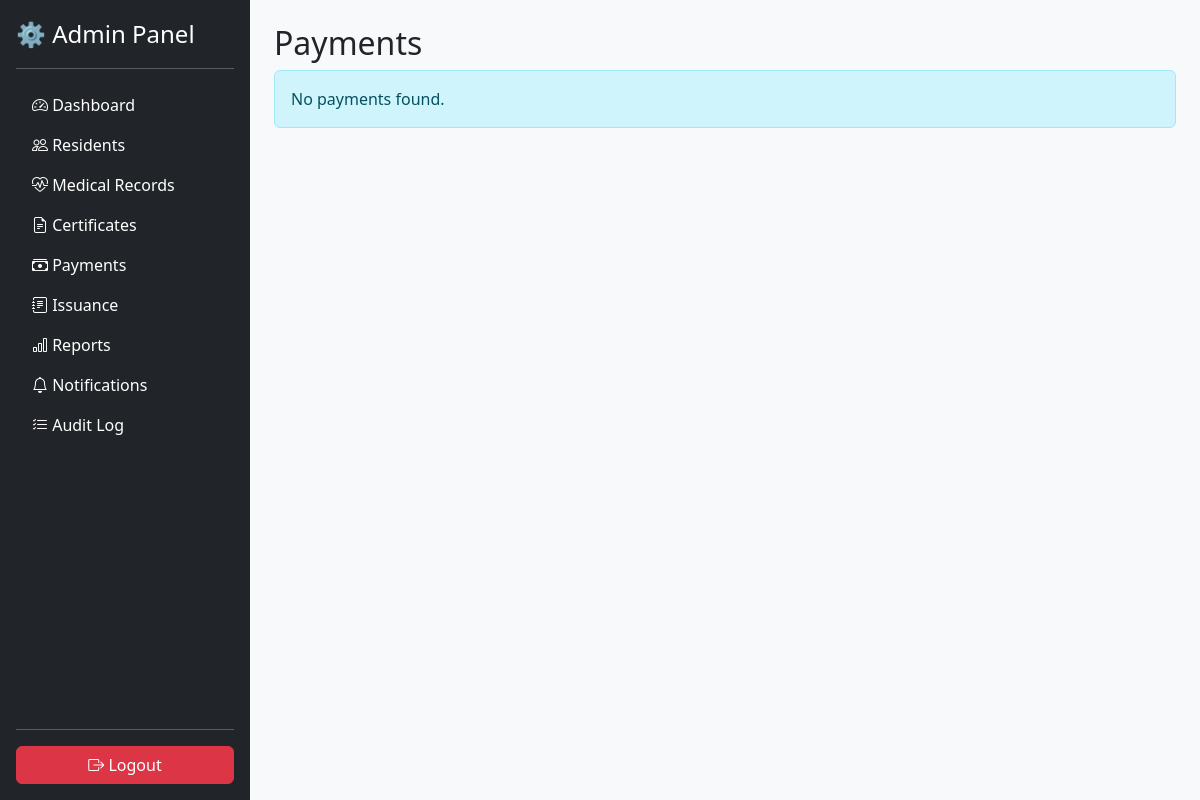
/admin/payments.php, run on an earlier commit of the app's database.
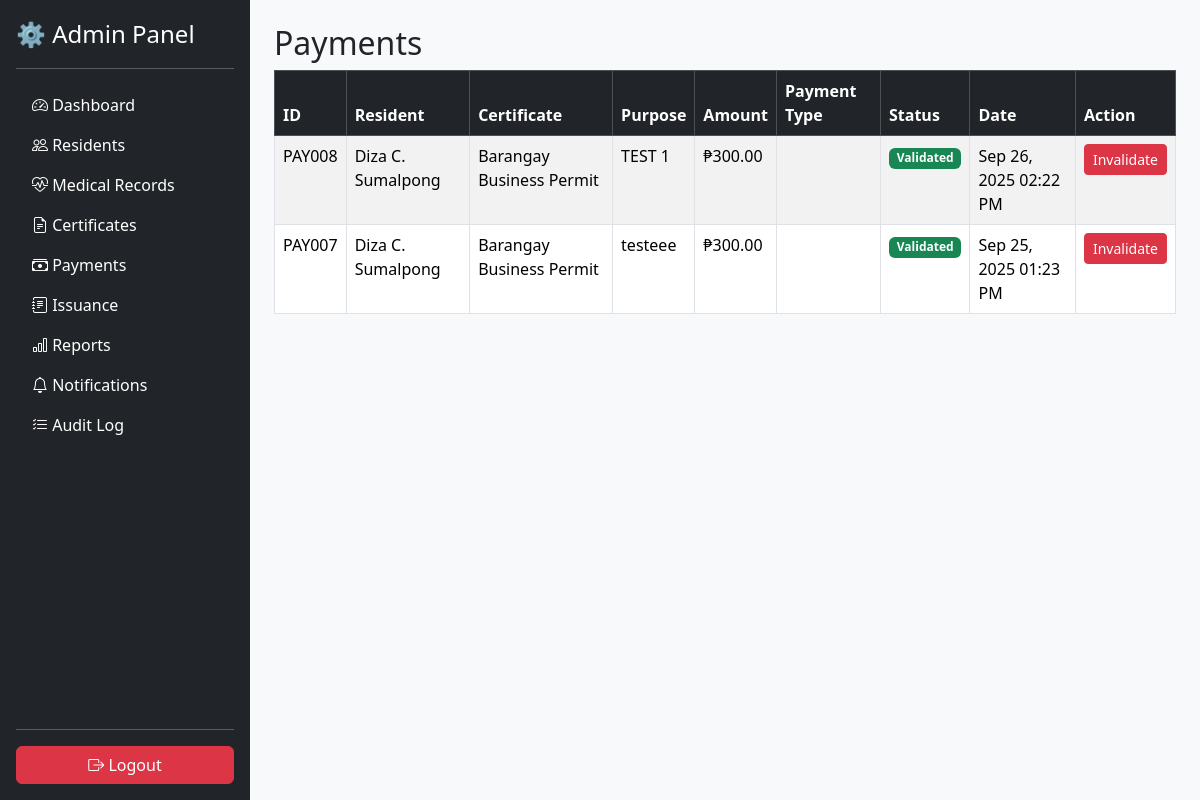
And on a later commit of the database.
### tables this page shows
CREATE TABLE `payments` (
  `payment_id` varchar(15) NOT NULL,
  `certificate_id` varchar(15) NOT NULL,
  `resident_id` varchar(15) NOT NULL,
  `payment_type` enum('Gcash','Cash','Other Online Option','Other') NOT NULL,
  `amount` decimal(10,2) NOT NULL,
  `status` enum('Validated','Not Yet Validated') DEFAULT 'Not Yet Validated',
  `created_at` datetime DEFAULT current_timestamp()
);

CREATE TABLE `certificate_type` (
  `cert_type_id` varchar(15) NOT NULL,
  `cert_name` varchar(100) DEFAULT NULL,
  `description` text DEFAULT NULL,
  `requirements` text DEFAULT NULL,
  `certificate_template` varchar(255) DEFAULT NULL,
  `fee` decimal(10,2) DEFAULT 0.00
);

CREATE TABLE `certificate_request` (
  `certificate_id` varchar(15) NOT NULL,
  `barangay_id` varchar(15) DEFAULT NULL,
  `resident_id` varchar(15) DEFAULT NULL,
  `cert_type_id` varchar(15) DEFAULT NULL,
  `request_date` timestamp NULL DEFAULT NULL,
  `purpose` text DEFAULT NULL,
  `status` enum('Validated','Not Yet Validated') DEFAULT 'Not Yet Validated',
  `release_date` timestamp NULL DEFAULT NULL,
  `remarks` text DEFAULT NULL,
  `requirements` text DEFAULT NULL
);

### admin/payments.php (the view, shortened to what this page needs)
<?php include("../config/db.php"); ?>
<?php include("../includes/header.php"); ?>
<?php include("../includes/sidebar_admin.php"); ?>
<div class="container-fluid">
  <div class="row">
    <div class="col-md-9 col-lg-10 p-4" style="margin-left:250px; max-width: calc(100% - 250px);">
      <h2>Payments</h2>
      <?php
      $sql = "
        SELECT
            p.payment_id,
            p.certificate_id,  -- ✅ Keep certificate_id for later updates
            CONCAT(
                r.first_name, ' ',
                COALESCE(r.mi, ''),
                IF(r.mi IS NOT NULL AND r.mi != '', '. ', ''),
                r.last_name,
                IF(r.suffix IS NOT NULL AND r.suffix != '', CONCAT(' ', r.suffix), '')
            ) AS resident_name,
            ct.cert_name,
            cr.purpose,
            p.amount,
            p.payment_type,
            p.status AS payment_status,
            p.created_at
        FROM payments p
        JOIN resident r ON p.resident_id = r.resident_id
        JOIN certificate_request cr ON p.certificate_id = cr.certificate_id
        JOIN certificate_type ct ON cr.cert_type_id = ct.cert_type_id
        ORDER BY p.created_at DESC
      ";
      $result = $conn->query($sql);
      if ($result && $result->num_rows > 0) {
          echo "<div class='table-responsive'>";
          echo "<table class='table table-bordered table-striped'>
                  <thead class='table-dark'>
                    <tr>
                      <th>ID</th>
                      <th>Resident</th>
                      <th>Certificate</th>
                      <th>Purpose</th>
                      <th>Amount</th>
                      <th>Payment Type</th>
                      <th>Status</th>
                      <th>Date</th>
                      <th>Action</th>
                    </tr>
                  </thead>
                  <tbody>";
          while ($row = $result->fetch_assoc()) {
              echo "<tr>
                      <td>{$row['payment_id']}</td>
                      <td>" . htmlspecialchars($row['resident_name']) . "</td>
                      <td>" . htmlspecialchars($row['cert_name']) . "</td>
                      <td>" . htmlspecialchars($row['purpose']) . "</td>
                      <td>₱" . number_format($row['amount'], 2) . "</td>
                      <td>{$row['payment_type']}</td>
                      <td>
                        " . ($row['payment_status'] === 'Validated'
                            ? "<span class='badge bg-success'>Validated</span>"
                            : "<span class='badge bg-warning text-dark'>Not Yet Validated</span>") . "
                      </td>
                      <td>" . date("M d, Y h:i A", strtotime($row['created_at'])) . "</td>
                      <td>
                        " . ($row['payment_status'] === 'Validated'
                            ? "<a href='payments.php?invalidate={$row['payment_id']}&cert_id={$row['certificate_id']}' class='btn btn-sm btn-danger'>Invalidate</a>"
                            : "<a href='payments.php?validate={$row['payment_id']}&cert_id={$row['certificate_id']}' class='btn btn-sm btn-success'>Validate</a>") . "
                      </td>
                    </tr>";
          }
          echo "</tbody></table>";
          echo "</div>";
      } else {
          echo "<div class='alert alert-info'>No payments found.</div>";
      }
      ?>
    </div>
  </div>
</div>
<?php include("../includes/footer.php"); ?>

What changed in the data, as far as the page shows it:
added payments: payment_id "PAY008", resident_name "Diza C. Sumalpong", certificate_type.cert_name "Barangay Business Permit", certificate.purpose "TEST 1", amount "300.00", status "Validated", created_at "Sep 26, 2025 02:22 PM"
added payments: payment_id "PAY007", resident_name "Diza C. Sumalpong", certificate_type.cert_name "Barangay Business Permit", certificate.purpose "testeee", amount "300.00", status "Validated", created_at "Sep 25, 2025 01:23 PM"
Also different on the page:
text no longer shown: "No payments found."
text now shown: "ID Resident Certificate Purpose Amount Payment Type Status Date Action"
